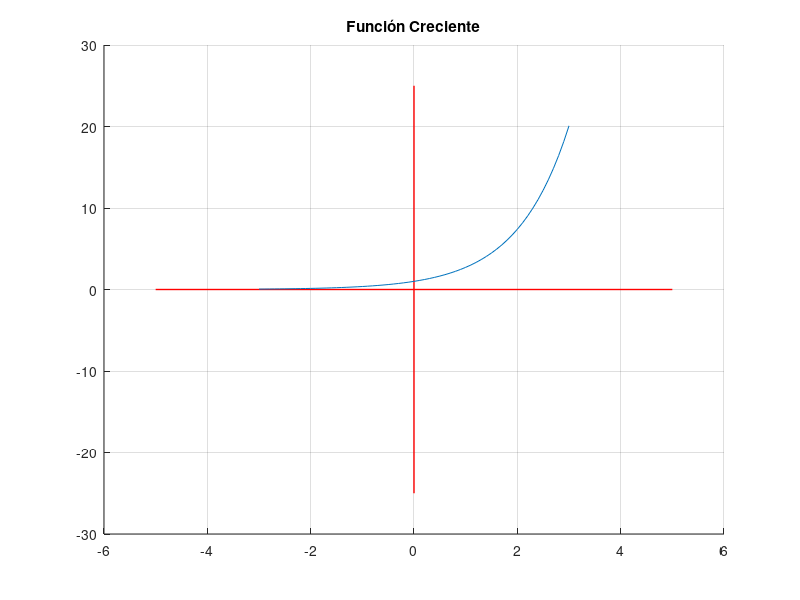

This chart was generated by the following MATLAB code:
% Octave Script
% Title                 :Tema 2.10: Otro tipo de funciones(FuncionCreciente)
% Nombre del equipo     :"The Avengers"
% Integrantes           :Guadalupe Cristel Martinez
%                       :Ana Cristina Franco Gonzalez
%                       :Guadalupe Rivera Maldonado
%                       :Orlando Urbano Trejo
%                       :Alexandro Perez Aguirre
%                       :Adriana Trejo Patricio
% Date                  :25_11_2021
% Version               :1
% Usage                 :octave>path/FuncionCreciente
%                       :Requiere aplicación octave, usar linea de comandos
%                       :https://octaveintro.readthedocs.io/en/latest/index.htm

clear
% Dominio de la función
x=-3:0.1:3
% Regla de Correspondencia
fx= e.^x
hold on
grid on;
plot([-5 5],[0 0],'r-',"linewidth",1,"markersize",3);
plot([0 0],[-25 25],'r-',"linewidth",1,"markersize",3);
% Plotear función
plot (x,fx)
title(['Función Creciente']);   
